Frame 1 (no input): blank canvas, image omitted
Frame 60 (the mouse pressed at the canvas centre just before this capture): blank canvas, image omitted
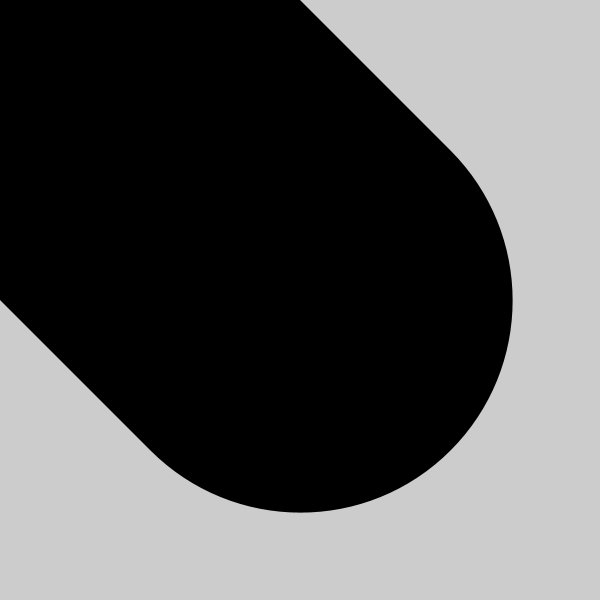
Frame 120 (the mouse held since frame 60 and released just before this capture)

The Processing sketch whose frames 1 and 60 were blank and that drew this single picture after the mouse press (run headless with seeded random() and noise(); from frame 60 on, the mouse is pressed at the canvas centre):

// Processing sketch: processing_185751
// ── processing_185751.pde


void setup(){
  size(600,600);
}

void draw(){
 float velocidad= dist(mouseX, mouseY, pmouseX, pmouseY);
 if (mousePressed){
   strokeWeight(velocidad);
   line(mouseX ,mouseY, pmouseX,pmouseY);
 }
 
 }
